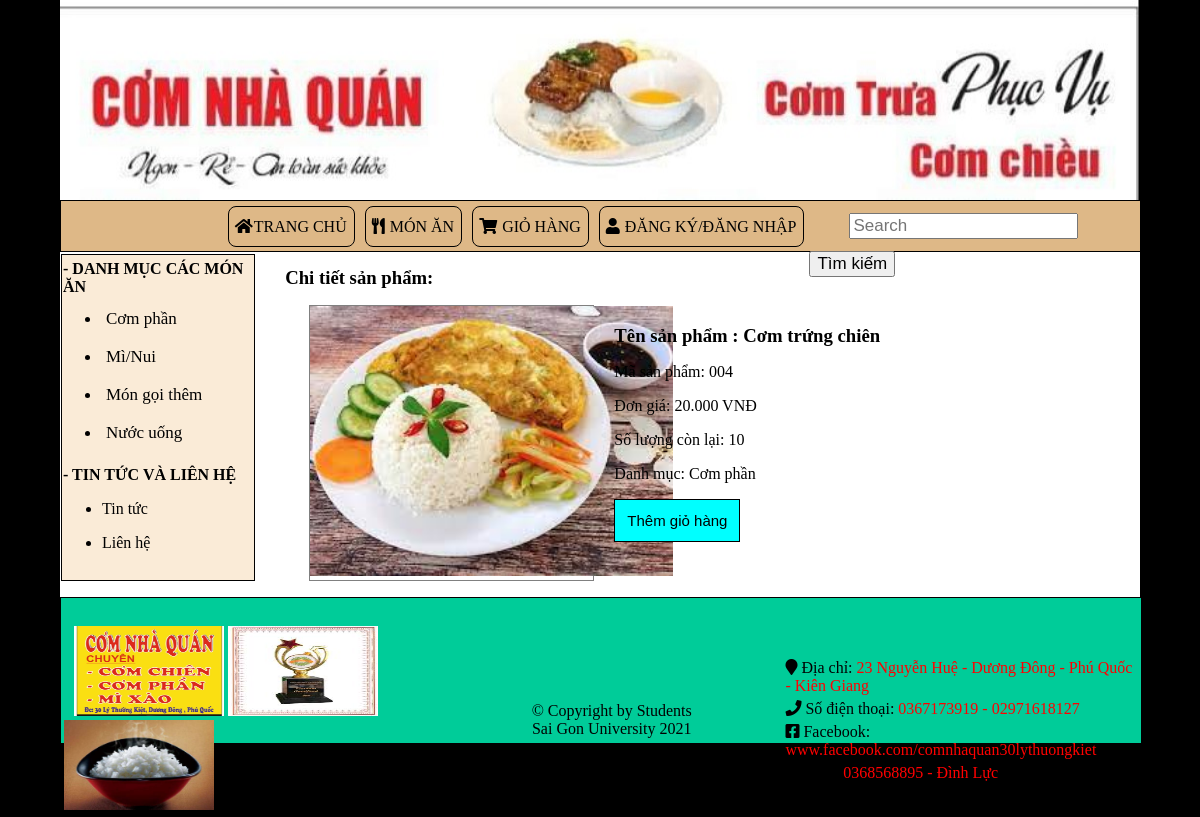
Page /index.php?quanly=sanpham&masp=004 on the committed database.
### tables this page shows
CREATE TABLE `tbl_danhmuc` (
  `id_danhmuc` int(11) NOT NULL,
  `tendanhmuc` varchar(100) NOT NULL,
  `thutu` int(11) NOT NULL
);

CREATE TABLE `tbl_sanpham` (
  `masp` varchar(10) NOT NULL,
  `tensanpham` varchar(250) NOT NULL,
  `giasp` varchar(50) NOT NULL,
  `soluong` int(11) NOT NULL,
  `hinhanh` varchar(50) NOT NULL,
  `tomtat` text NOT NULL,
  `noidung` text NOT NULL,
  `tinhtrang` int(11) NOT NULL,
  `id_danhmuc` int(11) NOT NULL
);

### pages/main/sanpham.php (the view)
<h3 style="margin: 10px 20px 16px">Chi tiết sản phẩm:</h3>
<?php
	$sql_chitiet = "SELECT * FROM tbl_sanpham,tbl_danhmuc WHERE tbl_sanpham.id_danhmuc=tbl_danhmuc.id_danhmuc AND tbl_sanpham.masp='$_GET[masp]' LIMIT 1";
	$query_chitiet = mysqli_query($mysqli,$sql_chitiet);
	while($row_chitiet = mysqli_fetch_array($query_chitiet)){
?>
<div class="wrapper_chitiet">
	<div class="hinhanh_sanpham">
		<img width="363px" height="270px" src="admincp/modules/quanlysp/uploads/<?php echo $row_chitiet['hinhanh'] ?>">
	</div>
	<form method="POST" action="pages/main/themgiohang.php?masp=<?php echo $row_chitiet['masp'] ?>">
		<div class="chitiet_sanpham">
			<h3 style="margin:0">Tên sản phẩm : <?php echo $row_chitiet['tensanpham'] ?></h3>
			<p>Mã sản phẩm: <?php echo $row_chitiet['masp'] ?></p>
			<p>Đơn giá: <?php echo number_format($row_chitiet['giasp'],0,',','.').' VNĐ' ?></p>
			<p>Số lượng còn lại: <?php echo $row_chitiet['soluong'] ?></p>
			<p>Danh mục: <?php echo $row_chitiet['tendanhmuc'] ?></p>
			<p><input class="themgiohang" name="themgiohang" type="submit" value="Thêm giỏ hàng"></p>
		</div>
	</form>
</div>
<?php
}
?>

### pages/sidebar.php
<div class="sidebar">
	<h4 style="margin-top: 5px">- DANH MỤC CÁC MÓN ĂN</h4>
	<ul class="list_sidebar">
		<?php
			$sql_danhmuc = "SELECT * FROM tbl_danhmuc ORDER BY id_danhmuc ASC";
			$query_danhmuc = mysqli_query($mysqli,$sql_danhmuc);
			while($row = mysqli_fetch_array($query_danhmuc)){
		?>
		<li><a href="index.php?quanly=danhmucsanpham&id=<?php echo $row['id_danhmuc'] ?>"><?php echo $row['tendanhmuc'] ?></a></li>
		<?php
		}
		?>
	</ul>
	<h4>- TIN TỨC VÀ LIÊN HỆ</h4>
	<ul>
		<li><?php include("main/tintuc.php") ?></li>
		<li><?php include("main/lienhe.php") ?></li>
	</ul>
</div>

### css/style.css (style rules this page uses)
body { margin: 0; padding: 0; background-color: #000; }
h4 { margin: 1px; padding: 0; }
.wrapper_chitiet { height: auto; width: 90%; margin:0 auto; }
.hinhanh_sanpham { float: left; width: 36%; border: 1px solid gray; margin-right: 10px; }
.chitiet_sanpham { float: left; width: 40%; margin: 20px 10px 39px; }
input.themgiohang { border: none; background: aqua; color: black; padding: 12px; font-size: 15px; cursor: pointer; border: 1px solid black; }
.sidebar { background-color: antiquewhite; border:1px solid #000; height: 325px; width: 16%; margin-top:2px; margin-left:1px; float: left; position: fixed; }
ul.list_sidebar { padding: 0; padding-left: 10px; margin-left: 26px; margin-top: 5px; width: 85%; line-height: 25px; }
ul.list_sidebar li a { text-decoration: none; text-align: left; display: block; color: black; font-size: 17px; }
ul.list_sidebar li { margin: 3px; padding: 5px; }

### rows in the picture
tbl_danhmuc: tendanhmuc "Cơm phần"
tbl_danhmuc: tendanhmuc "Mì/Nui"
tbl_danhmuc: tendanhmuc "Món gọi thêm"
tbl_danhmuc: tendanhmuc "Nước uống"
tbl_sanpham: hinhanh (picture), tensanpham "Cơm trứng chiên", masp "004", giasp "20.000", soluong "10", id_danhmuc.tendanhmuc "Cơm phần"
